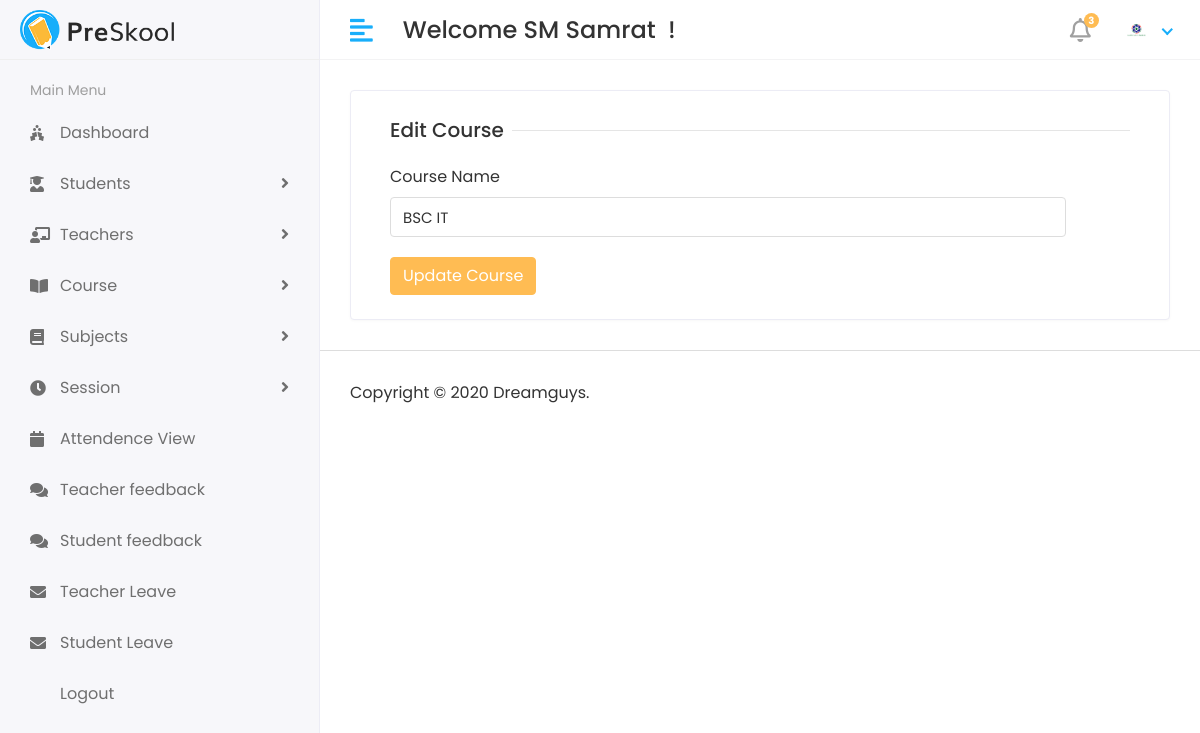
Before: /hod/edit-course/1 (signed in) with the older database file.
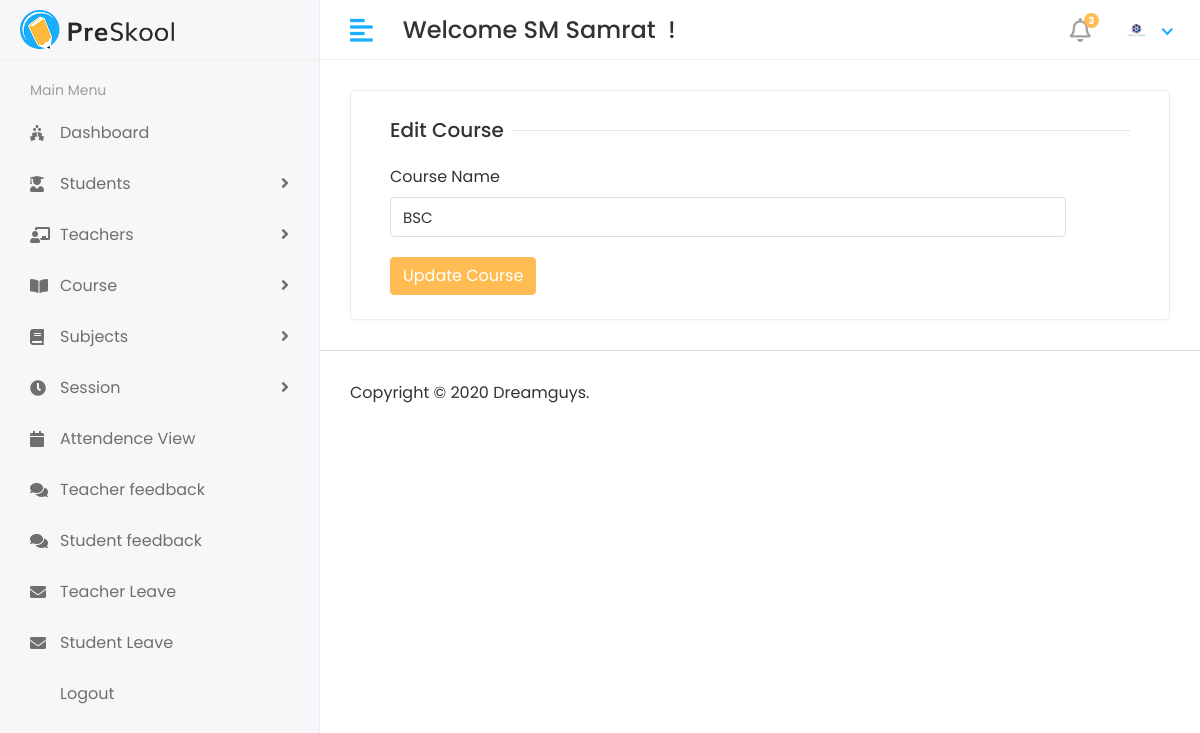
After: the same page with the newer database file.
### app/models.py (models this page shows, shortened)
class Course(models.Model):
    name = models.CharField(max_length=100)
    created = models.DateTimeField(auto_now_add=True)
    created = models.DateTimeField(auto_now=True)

### stu_management_sys/hod_views.py (the view)
# urls.py: path('hod/edit-course/<str:id>', hod_views.editCourse, name='edit_course'),
@login_required(login_url='/')
def editCourse(request,id):
    course = Course.objects.get(id = id)
    context = {
        'course':course,
    }
    return render(request,'hod/edit_course.html',context)

### templates/hod/edit_course.html (shortened to what this page needs)
{% extends 'base.html' %}
{% block content %}
<div class="row">
   <div class="col-sm-12">
      <div class="card">
         <div class="card-body">
            <form method="post" action="{% url 'update_course' %}">
               <div class="col-12">
                  <h5 class="form-title"><span>Edit Course</span></h5>
               </div>
               <div class="col-sm-11">
                  <div class="form-group">
                     <label>Course Name</label>
                     <input type="text" class="form-control" name="name" value="{{course.name}}" required>
                  </div>
               </div>
               <div class="col-12">
                  <button type="submit" class="btn btn-primary">Update Course</button>
               </div>
            </form>
         </div>
      </div>
   </div>
</div>
{% endblock %}

Changed rows visible on the page:
changed Course: name "BSC IT" → "BSC"
